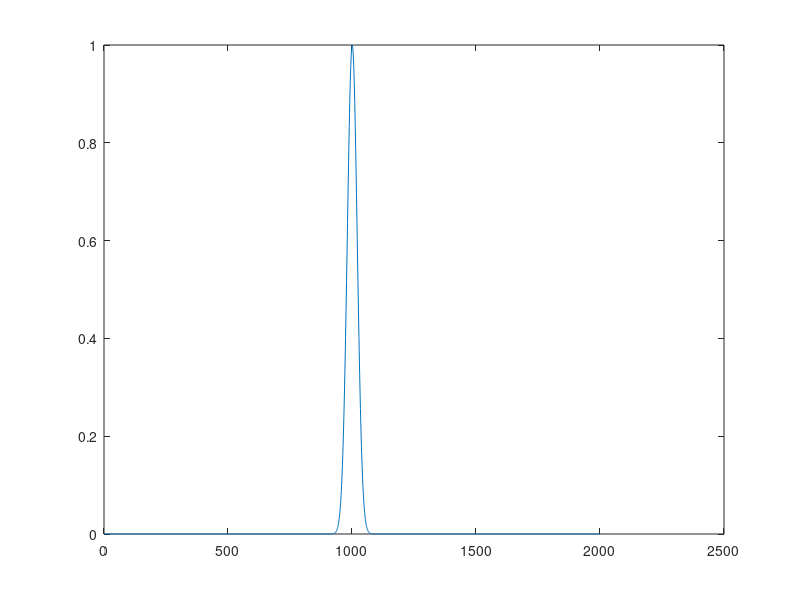

The MATLAB source for this figure:
%% Setup
clear all
clc

%% Define random processes
T = 1;                      % duration (seconds)
dt = 1 / 1000;              % time bin
x = linspace(0, T, T / dt); % dummy data points
rho_g = 0.1;                % variance of gain
tau_g = 0.02;               % time scale of gain (seconds)
q_g = 2;                    % power law exponent of gain covariance function

mu_g = zeros(1, length(x));
rbf_g = @(t1, t2, rho, tau, q) rho * exp(-1/2 * abs((t1 - t2) / tau).^q);
K_g = rbf_g(x, x', rho_g, tau_g, q_g);
autocorr_g = @(delta, tau, q) exp(-1/2 * abs(delta / tau).^q);

% compute gain and autocorrelation
gain = mvnrnd(mu_g, K_g);
delta = linspace(-T, T, 2 * length(x) + 1);
plot(autocorr_g(delta, tau_g, q_g))
